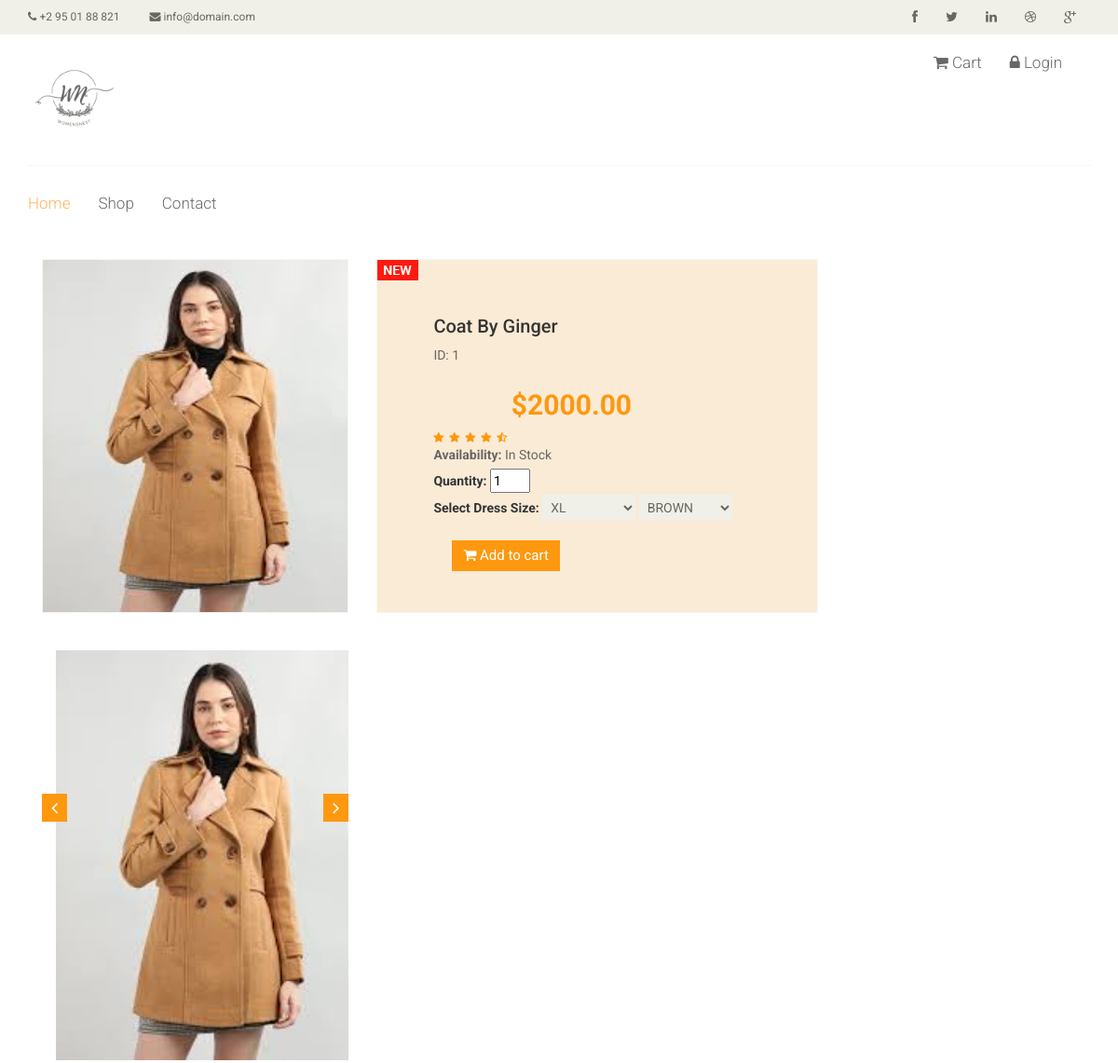
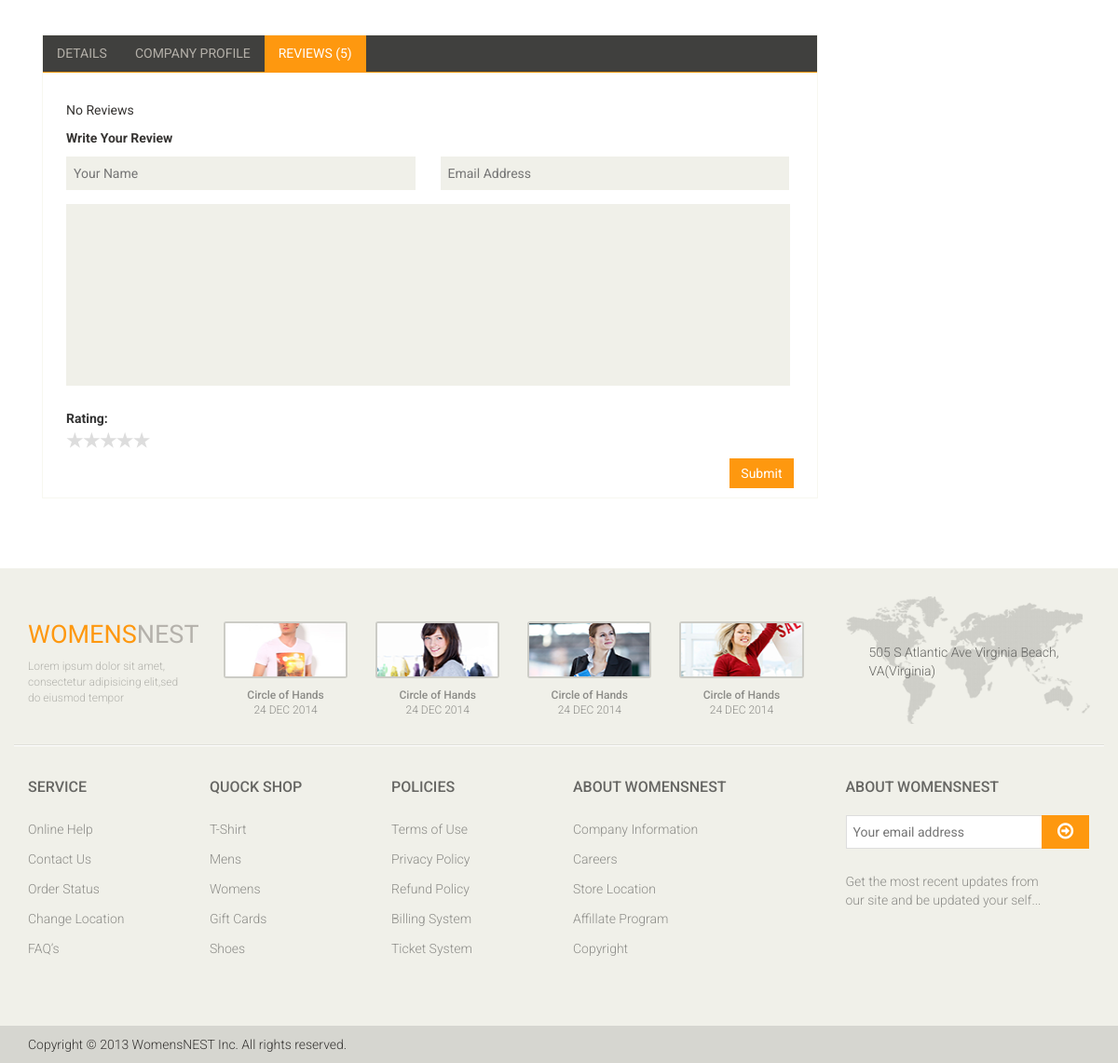
The app's page /product_detail/1/ with its own data (2 pictures, top to bottom).
### main/models.py (models this page shows, shortened)
class Product(models.Model):
    name = models.CharField(max_length=255)
    category = models.ForeignKey(Category, on_delete=models.CASCADE, related_name="products")
    description = models.TextField()
    price = models.DecimalField(max_digits=10, decimal_places=2)  # E.g., 9999.99
    available = models.BooleanField(default=True)
    stock = models.PositiveIntegerField()  # Number of items in stock
    image = models.ImageField(upload_to='products/')  # Requires Pillow library

class Product_images(models.Model):
    product = models.ForeignKey(Product,on_delete=models.CASCADE)
    image1 = models.ImageField(upload_to='products/')  # Requires Pillow library
    image2 = models.ImageField(upload_to='products/')  # Requires Pillow library
    image3 = models.ImageField(upload_to='products/')  # Requires Pillow library

### main/views.py (the view)
# urls.py: path('product_detail/<int:id>/',views.details,name='product_detail'),
def details(request,id):
    product = Product.objects.get(id=id)
    productvariation=ProductVariation.objects.filter(product=product)
    productimages = Product_images.objects.get(product=product)
    reviews = Reviews.objects.filter(product=product)
    return render(request,'product-details.html',{"product":product,"productvariation":productvariation,"productimages":productimages,'reviews':reviews,'rating_range':[5,4,3,2,1]})

### main/templates/product-details.html (shortened to what this page needs)
{% extends 'base.html' %}
{% block content %}
{% load static %}
<section>
	<div class="container">
		<div class="row">
			<div class="col-sm-9 padding-right">
				<div class="product-details">
					<div class="col-sm-5">
						<div class="view-product">
							<img src="{{product.image.url}}" alt="" />
						</div>
						<div id="similar-product" class="carousel slide" data-ride="carousel">
							<div class="carousel-inner">
								{% for i in "012" %}
								{% if forloop.counter0 == 0  %}
								<div class="item active">
									<a href=""><img src="{{productimages.image1.url}}" alt="" style="width: 350px;"></a>
								</div>
								{% else %}
								<div class="item ">
									<a href=""><img src="{{productimages.image1.url}}" alt="" style="width: 350px;"></a>
								</div>
								{% endif %}
								{% endfor %}
							</div>
							<a class="left item-control" href="#similar-product" data-slide="prev">
								<i class="fa fa-angle-left"></i>
							</a>
							<a class="right item-control" href="#similar-product" data-slide="next">
								<i class="fa fa-angle-right"></i>
							</a>
						</div>
					</div>
					<div class="col-sm-7">
						<form method="POST" action="{% url 'cart' %}">
							<div class="product-information" style="background-color: antiquewhite; height:380px;">
								<img src="{% static 'images/product-details/new.jpg' %}" class="newarrival"
									alt="new arrival" />
								<h2>{{ product.name|title }}</h2>
								<p>ID: {{ product.id }}</p>
								<img src="{% static 'images/product-details/rating.png' %}" alt="rating" />
								<span>
									<span>${{ product.price }}</span>
								</span>
								<p>
									<b>Availability:</b>
									{% if product.available %}In Stock{% else %}Out of Stock{% endif %}
								</p>
								<label>Quantity:</label>
								<input type="number" name="quantity" value="1" min="1" max="{{ product.stock }}" /><br>
								<label for="dressSize">Select Dress Size:</label>
								<select id="dressSize" name="size" style="width: 100px;">
									{% for i in productvariation %}
									<option value="{{ i.size }}">{{ i.size|upper }}</option>
									{% endfor %}
								</select>
								<select id="dressSize" name="color" style="width: 100px;">
									{% for i in productvariation %}
									<option value="{{ i.color }}">{{ i.color|upper }}</option>
									{% endfor %}
								</select>
								<button type="submit" class="btn btn-default cart" style="margin-top: 20px;">
									<i class="fa fa-shopping-cart"></i> Add to cart
								</button>
							</div>
						</form>
					</div>
				</div>
				<div class="category-tab shop-details-tab">
					<div class="col-sm-12">
						<ul class="nav nav-tabs">
							<li><a href="#details" data-toggle="tab">Details</a></li>
							<li><a href="#companyprofile" data-toggle="tab">Company Profile</a></li>
							<li class="active"><a href="#reviews" data-toggle="tab">Reviews (5)</a></li>
						</ul>
					</div>
					<div class="tab-content">
						<div class="tab-pane fade active in" id="reviews">
							<div class="col-sm-12">
								{% if reviews %}
								{% for review in reviews %}
								<ul>
									<li><a href=""><i class="fa fa-user"></i>{{review.user.name}}</a></li>
									<li><a href=""><i class="fa fa-clock-o"></i>{{review.time}}</a></li>
									<li><a href=""><i class="fa fa-calendar-o"></i>{{review.date}}</a></li>
								</ul>
								<p>{{review.message}}</p>
								<div class="rating">
									{% for i in rating_range %}
										{% if i <= review.rating %}
										<i class="fa fa-star" style="color: gold;"></i>
										{% else %}
										<i class="fa fa-star-o" style="color: gray;"></i>
										{% endif %}
									{% endfor %}
								</div>
								<hr>{% endfor %}
								{% else %}
								<p>No Reviews</p>
								{% endif %}
								<p><b>Write Your Review</b></p>
								<form action="{% url 'product_review' product.id %}" method="POST">
									<span>
										<input type="text" placeholder="Your Name" name="name" />
										<input type="email" placeholder="Email Address" name="email" />
									</span>
									<textarea name="message"></textarea>
									<b>Rating: </b>
									<div class="rating">
										<input type="radio" id="star5" name="rating" value="5" required /><label
											for="star5">&#9733;</label>
										<input type="radio" id="star4" name="rating" value="4" /><label
											for="star4">&#9733;</label>
										<input type="radio" id="star3" name="rating" value="3" /><label
											for="star3">&#9733;</label>
										<input type="radio" id="star2" name="rating" value="2" /><label
											for="star2">&#9733;</label>
										<input type="radio" id="star1" name="rating" value="1" /><label
											for="star1">&#9733;</label>
									</div>
									<button type="submit" class="btn btn-default pull-right">
										Submit
									</button>
								</form>
							</div>
						</div>
					</div>
				</div>
			</div>
		</div>
	</div>
</section>
{% endblock %}

### main/static/css/main.css (style rules this page uses)
body { font-family: 'Roboto', sans-serif; background:; position: relative; font-weight:400px; }
ul li { list-style: none; }
a { -webkit-transition: 300ms; -moz-transition: 300ms; -o-transition: 300ms; transition: 300ms; }
h1, h2, h3, h4, h5, h6 { font-family: 'Roboto', sans-serif; }
.item { padding-left: 100px; }
.right { right: 0; }
.padding-right { padding-right: 0; }
.category-tab { overflow: hidden; }
.category-tab ul { background: #40403E; border-bottom: 1px solid #FE980F; list-style: none outside none; margin: 0 0 30px; padding: 0; width: 100%; }
.category-tab ul li a { border: 0 none; border-radius: 0; color: #B3AFA8; display: block; font-family: 'Roboto', sans-serif; font-size: 14px; text-transform: uppercase; }
.nav-tabs li.active a, .nav-tabs li.active a:hover, .nav-tabs li.active a:focus { -moz-border-bottom-colors: none; -moz-border-left-colors: none; -moz-border-right-colors: none; -moz-border-top-colors: none; background-color: #FE980F; border:0px; color: #FFFFFF; cursor: default; margin-right:0; margin-left:0; }
.nav-tabs li a { border: 1px solid rgba(0, 0, 0, 0); border-radius: 4px 4px 0 0; line-height: 1.42857; margin-right:0; }
.product-details { overflow:hidden; }
#similar-product { margin-top: 40px; }
#reviews { padding-left: 25px; padding-right: 25px; }
.product-details { margin-bottom: 40px; overflow: hidden; margin-top: 10px; }
.view-product { position: relative; }
.view-product img { border: 1px solid #F7F7F0; height: 380px; width: 100%; }
#similar-product .carousel-inner .item { padding-left:0px; }
#similar-product .carousel-inner .item img { display: inline-block; margin-left: 15px; }
.item-control { position: absolute; top: 35%; }
.item-control i { background: #FE980F; color: #FFFFFF; font-size: 20px; padding: 5px 10px; }
.product-information { border: 1px solid #F7F7F0; overflow: hidden; padding-bottom: 60px; padding-left: 60px; padding-top: 60px; position: relative; }
.newarrival { position:absolute; top:0; left:0 }
.product-information h2 { color: #363432; font-family: 'Roboto', sans-serif; font-size: 20px; margin-top: 0; }
.product-information p { color: #696763; font-family: 'Roboto', sans-serif; margin-bottom: 5px; }
.product-information span { display: inline-block; margin-bottom: 8px; margin-top: 18px; }
.product-information span span { color: #FE980F; float: left; font-family: 'Roboto', sans-serif; font-size: 30px; font-weight: 700; margin-right: 20px; margin-top: 0px; }
.cart { background: #FE980F; border: 0 none; border-radius: 0; color: #FFFFFF; font-family: 'Roboto', sans-serif; font-size: 15px; margin-bottom: 10px; margin-left: 20px; }
.shop-details-tab { border: 1px solid #F7F7F0; margin-bottom: 75px; margin-left: 15px; margin-right: 15px; padding-bottom: 10px; }
.shop-details-tab .col-sm-12 { padding-left: 0; padding-right: 0; }
#reviews p { color:#363432; }
#reviews form span { display: block; }
#reviews form span input { background:#F0F0E9; border: 0 none; color: #A6A6A1; font-family: 'Roboto', sans-serif; font-size: 14px; outline: medium none; padding: 8px; width: 48%; }
#reviews form span input:last-child { margin-left: 3%; }
#reviews textarea { background: #F0F0E9; border: medium none; color: #A6A6A1; height: 195px; margin-bottom: 25px; margin-top: 15px; outline: medium none; padding-left: 10px; padding-top: 15px; resize: none; width: 99.5%; }
#reviews button { background: #FE980F; border: 0 none; border-radius: 0; color: #FFFFFF; font-family: 'Roboto', sans-serif; font-size: 14px; }
.user_info input, select, textarea { background: #F0F0E9; border:0; color: #696763; padding: 5px; width: 100%; border-radius: 0; resize: none }

### main/templates/product-details.html (style rules this page uses)
.rating { display: flex; flex-direction: row-reverse; justify-content: left; }
.rating label { font-size: 2rem; color: #ddd; cursor: pointer; }

### records on screen
Product: image (picture), name "Coat By Ginger", id "1", price "2000.00"
Product_images: image1 (picture)

### other values on screen
form field size "XL"
form field color "BROWN"
